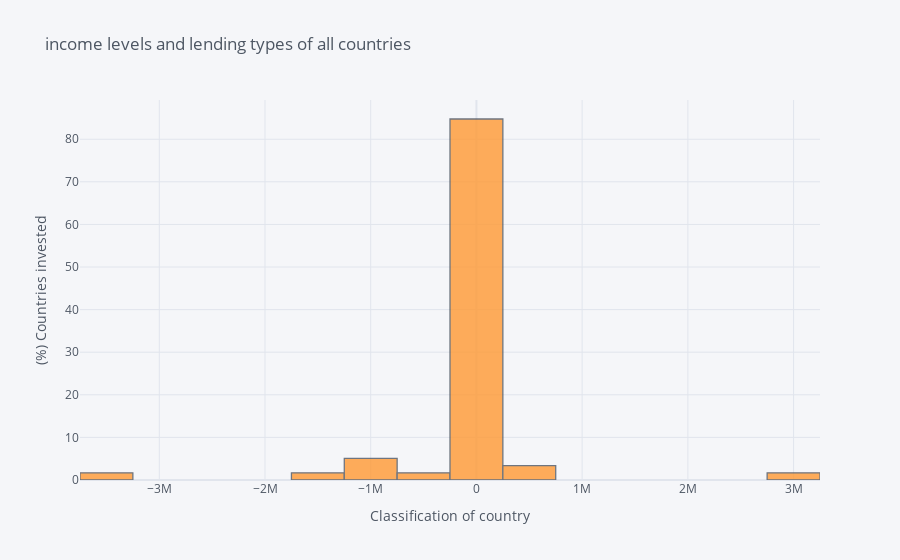

Notebook cell for this chart:
### Markdown cell above
## Creating various visualizations

### Code cell
mig.loc[mig.country.isin(['Afghanistan'])][['net_migration']].iplot(
    kind='hist',
    histnorm='percent',
    barmode='overlay',
    xTitle='Classification of country',
    yTitle='(%) Countries invested',
    title='income levels and lending types of all countries')

### Figure 1 — Plotly figure (JSON) as saved in the notebook; plotly's stock layout.template omitted (floating-point values rounded to 4 significant figures)
{"data": [{"histfunc": "count", "histnorm": "percent", "marker": {"color": "rgba(255, 153, 51, 1.0)", "line": {"color": "#4D5663", "width": 1.3}}, "name": "net_migration", "opacity": 0.8, "orientation": "v", "type": "histogram", "x": [0.2124, -314602, 0.2124, 0.2124, 0.2124, 0.2124, 521769, 0.2124, 0.2124, 0.2124, 0.2124, -1046361, 0.2124, 0.2124, 0.2124, 0.2124, 744193, 0.2124, 0.2124, 0.2124, 0.2124, -867540, 0.2124, 0.2124, 0.2124, 0.2124, 3076383, 0.2124, 0.2124, 0.2124, 0.2124, -1525351, 0.2124, 0.2124, 0.2124, 0.2124, -3345095, 0.2124, 0.2124, 0.2124, 0.2124, -1153959, 0.2124, 0.2124, 0.2124, 0.2124, -20000, 0.2124, 0.2124, 0.2124, 0.2124, -20000, 0.2124, 0.2124, 0.2124, 0.2124, -20000, 0.2124, 0.2124]}], "layout": {"barmode": "overlay", "legend": {"bgcolor": "#F5F6F9", "font": {"color": "#4D5663"}}, "paper_bgcolor": "#F5F6F9", "plot_bgcolor": "#F5F6F9", "title": {"font": {"color": "#4D5663"}, "text": "income levels and lending types of all countries"}, "xaxis": {"gridcolor": "#E1E5ED", "showgrid": true, "tickfont": {"color": "#4D5663"}, "title": {"font": {"color": "#4D5663"}, "text": "Classification of country"}, "zerolinecolor": "#E1E5ED"}, "yaxis": {"gridcolor": "#E1E5ED", "showgrid": true, "tickfont": {"color": "#4D5663"}, "title": {"font": {"color": "#4D5663"}, "text": "(%) Countries invested"}, "zerolinecolor": "#E1E5ED"}}}
